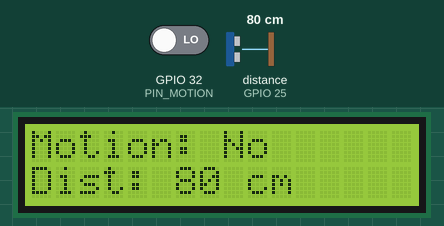
This program was run on a simulated ESP32. Parts: 16×2 character LCD. Wiring (from diagram.json): ultrasonic range finder: trigger GPIO 26; echo GPIO 25. The test bench sets the inputs (shaded band); at power-on: GPIO 32 (PIN_MOTION) LOW, distance to the obstacle (sensor on GPIO 25) 80 cm. The echo pulse lasts 58.3 µs per cm.

Above: at 3.2 s.
3.3 s: GPIO 32 (PIN_MOTION) driven HIGH
At 4.4 s:
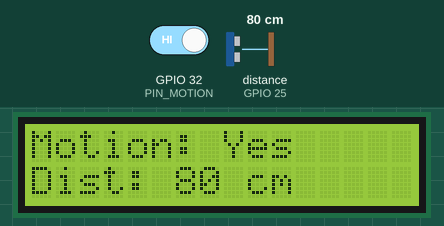
5.2 s: distance to the obstacle (sensor on GPIO 25) set to 2 cm
At 6.1 s:
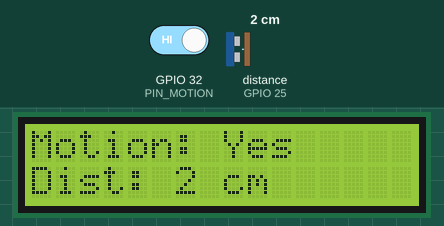
6.8 s: distance to the obstacle (sensor on GPIO 25) set to 4 cm
At 7.7 s:
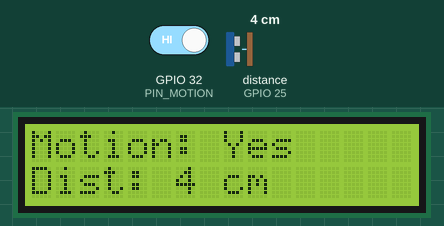
8.8 s: GPIO 32 (PIN_MOTION) driven LOW
At 10.5 s:
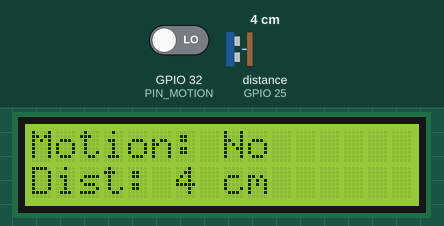
10.8 s: distance to the obstacle (sensor on GPIO 25) set to 9 cm
At 12.3 s:
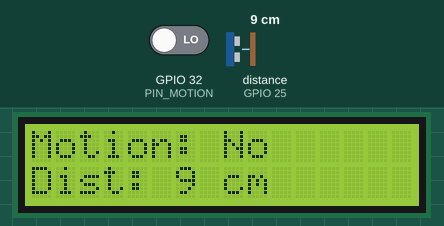
Timing chart, 0 to 13.8 s (numbered marks = the images above; inputs shaded):
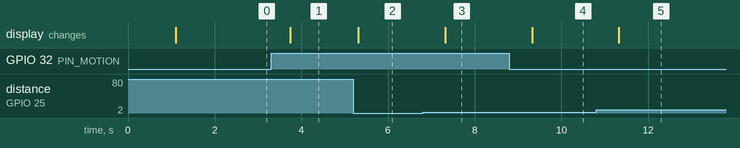

The program:

main.cpp
```cpp
/* ============================================================
* PROJECT:     Two Task Communication Demo
* BOARD:       ESP32 DevKit (esp32dev)
* AUTHOR:      Yunus Hassen
* DATE:        2026-07-22
*
* DESCRIPTION:
*   This project demonstrates inter-task communication between
*   two FreeRTOS tasks on an ESP32.
*
* WIRING (GPIO -> Component):
* - HC-SR04 Ultrasonic Sensor:
*     TRIG to GPIO 26
*     ECHO to GPIO 25
* - PIR Motion Sensor:
*     OUT to GPIO 32
* - LCD Display:
*     SDA to GPIO 21
*     SCL to GPIO 22
*
* LIBRARIES:
*  LiquidCrystal_I2C
*  Wire
*
* NOTES:
*  - FreeRTOS uses pdTRUE and pdFALSE for boolean values.
*    Since FreeRTOS predates stdbool and C++11, it uses its own
*    boolean definitions to stay universal.
*
*  - The queue is created with a length of 1, meaning it can hold only one pending reading at a time.
*    If the queue is full, the new reading will overwrite the old one.
*    This is suitable for this application since we only need the latest reading.
*    Generally, a queue length of 5 or more is used to hold multiple readings,
*    but for this application, a length of 1 is sufficient.
*
* BUILD & RUN:
*   pio run
*   wokwi-cli .
* ============================================================ */
// Libraries

#include <Arduino.h>
#include <Wire.h>
#include <LiquidCrystal_I2C.h>

// ============================================================
// Decleration

#define SDA_PIN 21
#define SCL_PIN 22

#define PIN_TRIG 26
#define PIN_ECHO 25

#define PIN_MOTION 32

LiquidCrystal_I2C lcd(0x27, 16, 2);

// Struct to bundle sensor data for queue communication
struct SensorData {
  int distance;
  bool motionDetected;
};

// Queue handle for inter-task communication
QueueHandle_t sensorQueue;

// ============================================================
// Functions

void displayTask(void *pvParameters) {
  // Initialize I2C communication and the LCD
  Wire.begin(SDA_PIN, SCL_PIN);
  lcd.init();
  lcd.backlight();
  lcd.print("Start Up");
  delay(1000);

  SensorData received; // Variable to hold received data from the queue

  for (;;) {
    // Wait indefinitely for data from the sensor task and display it on the LCD form received queue data
    if (xQueueReceive(sensorQueue, &received, portMAX_DELAY) == pdTRUE) {
      lcd.setCursor(0, 0);
      lcd.print("Motion: " + String(received.motionDetected ? "Yes" : "No "));

      lcd.setCursor(0, 1);
      lcd.print("Dist: " + String(received.distance) + " cm   ");
      vTaskDelay(500 / portTICK_PERIOD_MS); // Delay for readability
    }
  }
}

void sensorTask(void *pvParameters) {
  // Set up the ultrasonic sensor pins
  pinMode(PIN_TRIG, OUTPUT);
  pinMode(PIN_ECHO, INPUT);

  /*
      Wokwi HC-SR04 Ultrasonic Distance Sensor
    To start a new distance measurement
    set the TRIG pin to high for 10uS or more.
    Then wait until the ECHO pin goes high,
    and count the time it stays high (pulse length).
    The length of the ECHO high pulse is proportional
    to the distance. Use the following table to
    convert the ECHO pulse length in
    microseconds into centimeters / inches:
    Centimeters = pulse length / 58
    Inches = pulse length / 148

    https://docs.wokwi.com/parts/wokwi-hc-sr04
  */

  // Set up the motion sensor pin
  pinMode(PIN_MOTION, INPUT);

  /*
      Wokwi Passive Infrared (PIR) motion sensor.
    Triggering the sensor will drive the OUT pin high
    for 5 seconds (delay time), and then go low again.
    The sensor will ignore any further input for the
    next 1.2 seconds (inhibit time), and then start
    sensing for motion again.

    https://docs.wokwi.com/parts/wokwi-pir-motion-sensor
  */

  for (;;) {
    SensorData data;

    // Start a new measurement:
    digitalWrite(PIN_TRIG, HIGH);
    delayMicroseconds(10);
    digitalWrite(PIN_TRIG, LOW);

    // Read the ECHO pulse length:
    long duration = pulseIn(PIN_ECHO, HIGH);
    data.distance = duration / 58; // Convert to centimeters

    // Read the motion sensor state:
    data.motionDetected = digitalRead(PIN_MOTION);

    // Send data to the display task:
    if (xQueueOverwrite(sensorQueue, &data) != pdTRUE) {
      Serial.println("Failed to send data to queue");
    }

  }
}


// ============================================================
// Main Setup and Loop

void setup() {
  Serial.begin(9600);

  sensorQueue = xQueueCreate(1, sizeof(SensorData)); // holds up to 1 pending reading
  if(sensorQueue == NULL) {
    Serial.println("Failed to create queue");
    while(1); // Stop execution if queue creation fails
  }

  xTaskCreatePinnedToCore(sensorTask, "SensorTask", 4096, NULL, 1, NULL, 1);
  xTaskCreatePinnedToCore(displayTask, "DisplayTask", 4096, NULL, 1, NULL, 1);

  delay(2000);
}

void loop() {
  // No code needed here since tasks are running on separate cores
  // Did use for testing purposes to debugg
}
```

Measured:
- after the input at 3.3 s, the display: changes after 0.44 s (image 1)
- after the input at 5.2 s, the display: changes after 0.12 s (image 2)
- after the input at 6.8 s, the display: changes after 0.52 s (image 3)
- after the input at 8.8 s, the display: changes after 0.53 s (image 4)
- after the input at 10.8 s, the display: changes after 0.53 s (image 5)
